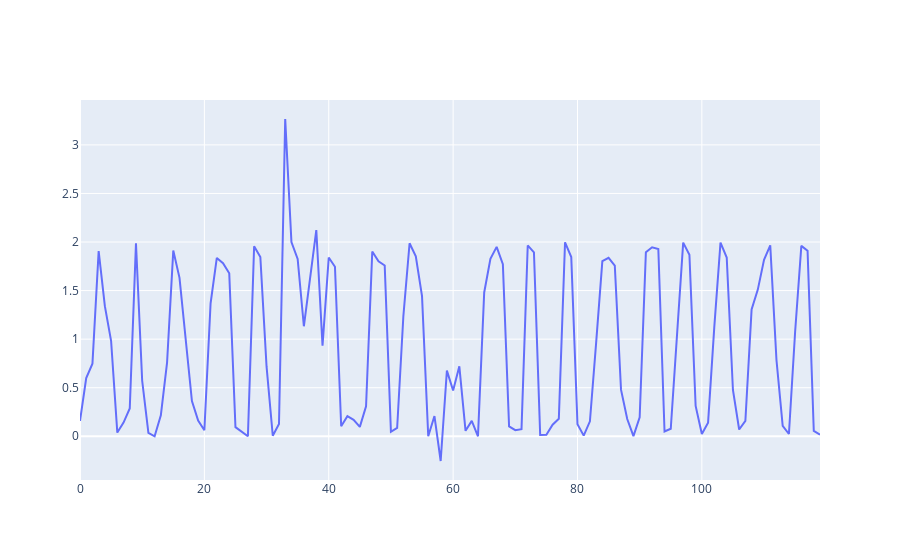

Notebook cell for this chart:
### Code cell
# plot the approximated motion phases
amp = np.asarray([res.x[0] for res in results], dtype=np.float32)
freq = np.asarray([res.x[0] for res in results], dtype=np.float32)
phase = np.asarray([res.x[0] for res in results], dtype=np.float32)
bias = np.asarray([res.x[0] for res in results], dtype=np.float32)

x = np.arange(contact_info.shape[0])
y = infer(t, [amp, freq, phase, bias])

fig = go.Figure()
fig.add_trace(go.Scatter(x=x, y=y))
fig.show()
